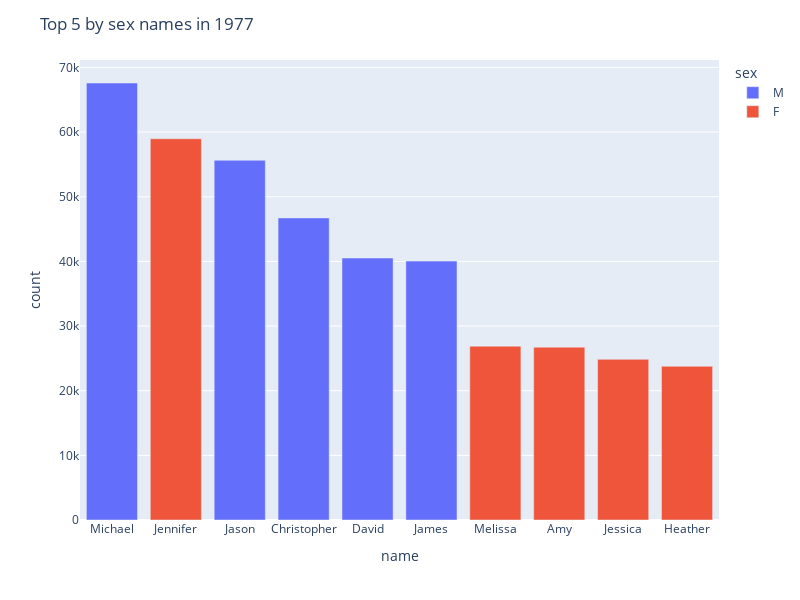

Notebook code cell kept with this figure:
### Markdown cell above
## Year

Pick a year

### Code cell
fig = top_names_plot(data, n=5, year=1977)
fig.show()

### Figure 1 — Plotly figure (JSON) as saved in the notebook; plotly's stock layout.template omitted (floating-point values rounded to 4 significant figures)
{"data": [{"alignmentgroup": "True", "customdata": [[1, 1, "M"], [2, 3, "M"], [3, 4, "M"], [4, 5, "M"], [5, 6, "M"]], "hovertemplate": "count=%{y}<br>sex_rank=%{customdata[0]}<br>overall_rank=%{customdata[1]}<extra></extra>", "legendgroup": "M", "marker": {"color": "#636efa", "pattern": {"shape": ""}}, "name": "M", "offsetgroup": "M", "orientation": "v", "showlegend": true, "textposition": "auto", "type": "bar", "x": ["Michael", "Jason", "Christopher", "David", "James"], "xaxis": "x", "y": [67592, 55635, 46726, 40517, 40041], "yaxis": "y"}, {"alignmentgroup": "True", "customdata": [[1, 2, "F"], [2, 11, "F"], [3, 12, "F"], [4, 15, "F"], [5, 17, "F"]], "hovertemplate": "count=%{y}<br>sex_rank=%{customdata[0]}<br>overall_rank=%{customdata[1]}<extra></extra>", "legendgroup": "F", "marker": {"color": "#EF553B", "pattern": {"shape": ""}}, "name": "F", "offsetgroup": "F", "orientation": "v", "showlegend": true, "textposition": "auto", "type": "bar", "x": ["Jennifer", "Melissa", "Amy", "Jessica", "Heather"], "xaxis": "x", "y": [58964, 26880, 26731, 24845, 23773], "yaxis": "y"}], "layout": {"barmode": "relative", "height": 600, "legend": {"title": {"text": "sex"}, "tracegroupgap": 0}, "margin": {"t": 60}, "title": {"text": "Top 5 by sex names in 1977"}, "width": 800, "xaxis": {"anchor": "y", "categoryarray": ["Michael", "Jennifer", "Jason", "Christopher", "David", "James", "Melissa", "Amy", "Jessica", "Heather"], "categoryorder": "array", "domain": [0, 1], "title": {"text": "name"}}, "yaxis": {"anchor": "x", "domain": [0, 1], "title": {"text": "count"}}}}
